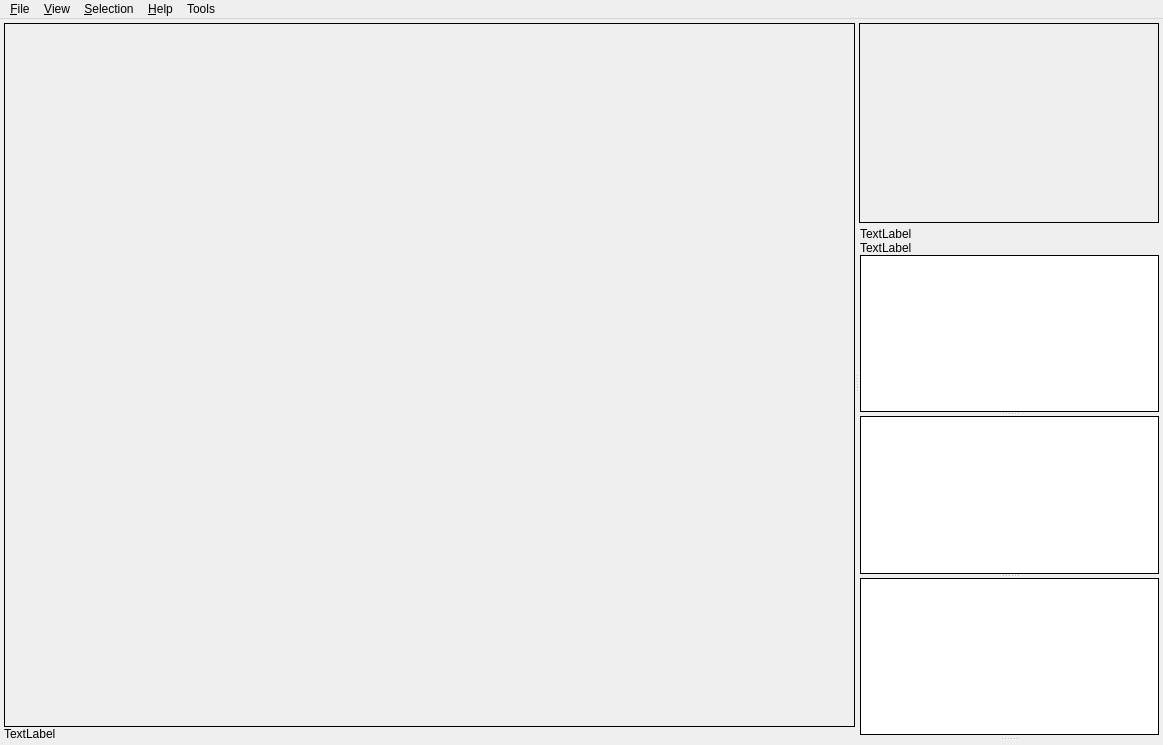
<?xml version="1.0" encoding="UTF-8"?>
<ui version="4.0">
 <class>SaisieQtWindow</class>
 <widget class="QMainWindow" name="SaisieQtWindow">
  <property name="geometry">
   <rect>
    <x>0</x>
    <y>0</y>
    <width>1163</width>
    <height>745</height>
   </rect>
  </property>
  <property name="acceptDrops">
   <bool>true</bool>
  </property>
  <property name="windowTitle">
   <string>Micmac selection tool</string>
  </property>
  <property name="windowIcon">
   <iconset resource="icones/icones.qrc">
    <normaloff>:/MM/Icons/images/icon_32.png</normaloff>:/MM/Icons/images/icon_32.png</iconset>
  </property>
  <property name="styleSheet">
   <string notr="true"/>
  </property>
  <property name="tabShape">
   <enum>QTabWidget::Triangular</enum>
  </property>
  <widget class="QWidget" name="centralWidget">
   <layout class="QHBoxLayout" name="horizontalLayout">
    <property name="leftMargin">
     <number>4</number>
    </property>
    <property name="topMargin">
     <number>4</number>
    </property>
    <property name="rightMargin">
     <number>4</number>
    </property>
    <property name="bottomMargin">
     <number>4</number>
    </property>
    <item>
     <widget class="QSplitter" name="splitter_GLWid_Tools">
      <property name="sizePolicy">
       <sizepolicy hsizetype="Expanding" vsizetype="Preferred">
        <horstretch>0</horstretch>
        <verstretch>0</verstretch>
       </sizepolicy>
      </property>
      <property name="orientation">
       <enum>Qt::Horizontal</enum>
      </property>
      <property name="opaqueResize">
       <bool>false</bool>
      </property>
      <property name="childrenCollapsible">
       <bool>true</bool>
      </property>
      <widget class="QFrame" name="frame_GLWidgets">
       <property name="sizePolicy">
        <sizepolicy hsizetype="Preferred" vsizetype="Preferred">
         <horstretch>1</horstretch>
         <verstretch>0</verstretch>
        </sizepolicy>
       </property>
       <property name="frameShape">
        <enum>QFrame::NoFrame</enum>
       </property>
       <property name="frameShadow">
        <enum>QFrame::Raised</enum>
       </property>
       <layout class="QVBoxLayout" name="verticalLayout_3">
        <property name="spacing">
         <number>0</number>
        </property>
        <property name="leftMargin">
         <number>0</number>
        </property>
        <property name="topMargin">
         <number>0</number>
        </property>
        <property name="rightMargin">
         <number>0</number>
        </property>
        <property name="bottomMargin">
         <number>0</number>
        </property>
        <item>
         <widget class="QFrame" name="QFrame_OpenglLayout">
          <property name="sizePolicy">
           <sizepolicy hsizetype="Preferred" vsizetype="Preferred">
            <horstretch>0</horstretch>
            <verstretch>0</verstretch>
           </sizepolicy>
          </property>
          <property name="acceptDrops">
           <bool>true</bool>
          </property>
          <property name="styleSheet">
           <string notr="true"/>
          </property>
          <property name="frameShape">
           <enum>QFrame::Box</enum>
          </property>
          <property name="lineWidth">
           <number>1</number>
          </property>
          <property name="midLineWidth">
           <number>0</number>
          </property>
         </widget>
        </item>
        <item>
         <widget class="QLabel" name="label_ImagePosition_2">
          <property name="sizePolicy">
           <sizepolicy hsizetype="Minimum" vsizetype="Fixed">
            <horstretch>0</horstretch>
            <verstretch>0</verstretch>
           </sizepolicy>
          </property>
          <property name="minimumSize">
           <size>
            <width>150</width>
            <height>0</height>
           </size>
          </property>
          <property name="text">
           <string>TextLabel</string>
          </property>
         </widget>
        </item>
       </layout>
      </widget>
      <widget class="QSplitter" name="splitter_Tools">
       <property name="sizePolicy">
        <sizepolicy hsizetype="Preferred" vsizetype="Expanding">
         <horstretch>0</horstretch>
         <verstretch>0</verstretch>
        </sizepolicy>
       </property>
       <property name="midLineWidth">
        <number>0</number>
       </property>
       <property name="orientation">
        <enum>Qt::Vertical</enum>
       </property>
       <widget class="QFrame" name="QFrame_Tools">
        <property name="sizePolicy">
         <sizepolicy hsizetype="Preferred" vsizetype="Preferred">
          <horstretch>0</horstretch>
          <verstretch>0</verstretch>
         </sizepolicy>
        </property>
        <property name="frameShape">
         <enum>QFrame::NoFrame</enum>
        </property>
        <property name="frameShadow">
         <enum>QFrame::Raised</enum>
        </property>
        <layout class="QVBoxLayout" name="verticalLayout_4">
         <property name="spacing">
          <number>2</number>
         </property>
         <property name="leftMargin">
          <number>0</number>
         </property>
         <property name="topMargin">
          <number>0</number>
         </property>
         <property name="rightMargin">
          <number>0</number>
         </property>
         <property name="bottomMargin">
          <number>0</number>
         </property>
         <item>
          <widget class="QFrame" name="QFrame_zoom">
           <property name="sizePolicy">
            <sizepolicy hsizetype="Preferred" vsizetype="Preferred">
             <horstretch>0</horstretch>
             <verstretch>0</verstretch>
            </sizepolicy>
           </property>
           <property name="minimumSize">
            <size>
             <width>300</width>
             <height>200</height>
            </size>
           </property>
           <property name="maximumSize">
            <size>
             <width>16777215</width>
             <height>16777215</height>
            </size>
           </property>
           <property name="baseSize">
            <size>
             <width>0</width>
             <height>0</height>
            </size>
           </property>
           <property name="frameShape">
            <enum>QFrame::Box</enum>
           </property>
           <property name="frameShadow">
            <enum>QFrame::Plain</enum>
           </property>
          </widget>
         </item>
         <item>
          <widget class="QFrame" name="frame">
           <property name="frameShape">
            <enum>QFrame::NoFrame</enum>
           </property>
           <property name="frameShadow">
            <enum>QFrame::Plain</enum>
           </property>
           <layout class="QVBoxLayout" name="verticalLayout">
            <property name="spacing">
             <number>0</number>
            </property>
            <property name="leftMargin">
             <number>1</number>
            </property>
            <property name="topMargin">
             <number>2</number>
            </property>
            <property name="rightMargin">
             <number>0</number>
            </property>
            <property name="bottomMargin">
             <number>2</number>
            </property>
            <item>
             <widget class="QLabel" name="label_ImageName">
              <property name="sizePolicy">
               <sizepolicy hsizetype="Minimum" vsizetype="Fixed">
                <horstretch>0</horstretch>
                <verstretch>1</verstretch>
               </sizepolicy>
              </property>
              <property name="minimumSize">
               <size>
                <width>100</width>
                <height>0</height>
               </size>
              </property>
              <property name="frameShape">
               <enum>QFrame::NoFrame</enum>
              </property>
              <property name="text">
               <string>TextLabel</string>
              </property>
              <property name="textFormat">
               <enum>Qt::AutoText</enum>
              </property>
              <property name="wordWrap">
               <bool>false</bool>
              </property>
             </widget>
            </item>
            <item>
             <widget class="QLabel" name="label_ImagePosition_1">
              <property name="sizePolicy">
               <sizepolicy hsizetype="Minimum" vsizetype="Fixed">
                <horstretch>0</horstretch>
                <verstretch>1</verstretch>
               </sizepolicy>
              </property>
              <property name="minimumSize">
               <size>
                <width>100</width>
                <height>0</height>
               </size>
              </property>
              <property name="text">
               <string>TextLabel</string>
              </property>
              <property name="wordWrap">
               <bool>false</bool>
              </property>
             </widget>
            </item>
            <item>
             <widget class="QSplitter" name="splitter">
              <property name="orientation">
               <enum>Qt::Vertical</enum>
              </property>
              <widget class="QTableView" name="tableView_Objects">
               <property name="frameShape">
                <enum>QFrame::Box</enum>
               </property>
               <property name="frameShadow">
                <enum>QFrame::Plain</enum>
               </property>
               <attribute name="horizontalHeaderStretchLastSection">
                <bool>true</bool>
               </attribute>
               <attribute name="verticalHeaderVisible">
                <bool>false</bool>
               </attribute>
              </widget>
              <widget class="QTableView" name="tableView_PG">
               <property name="mouseTracking">
                <bool>false</bool>
               </property>
               <property name="frameShape">
                <enum>QFrame::Box</enum>
               </property>
               <property name="frameShadow">
                <enum>QFrame::Plain</enum>
               </property>
               <property name="gridStyle">
                <enum>Qt::SolidLine</enum>
               </property>
               <attribute name="horizontalHeaderStretchLastSection">
                <bool>true</bool>
               </attribute>
               <attribute name="verticalHeaderVisible">
                <bool>false</bool>
               </attribute>
              </widget>
              <widget class="QTableView" name="tableView_Images">
               <property name="frameShape">
                <enum>QFrame::Box</enum>
               </property>
               <property name="frameShadow">
                <enum>QFrame::Plain</enum>
               </property>
               <attribute name="horizontalHeaderStretchLastSection">
                <bool>true</bool>
               </attribute>
               <attribute name="verticalHeaderVisible">
                <bool>false</bool>
               </attribute>
              </widget>
             </widget>
            </item>
           </layout>
          </widget>
         </item>
        </layout>
       </widget>
       <widget class="QFrame" name="frame_preview3D">
        <property name="sizePolicy">
         <sizepolicy hsizetype="Preferred" vsizetype="Preferred">
          <horstretch>0</horstretch>
          <verstretch>20</verstretch>
         </sizepolicy>
        </property>
        <property name="minimumSize">
         <size>
          <width>0</width>
          <height>0</height>
         </size>
        </property>
        <property name="frameShape">
         <enum>QFrame::Box</enum>
        </property>
        <property name="frameShadow">
         <enum>QFrame::Plain</enum>
        </property>
       </widget>
      </widget>
     </widget>
    </item>
   </layout>
  </widget>
  <widget class="QMenuBar" name="menuBar">
   <property name="enabled">
    <bool>true</bool>
   </property>
   <property name="geometry">
    <rect>
     <x>0</x>
     <y>0</y>
     <width>1163</width>
     <height>21</height>
    </rect>
   </property>
   <property name="mouseTracking">
    <bool>true</bool>
   </property>
   <property name="focusPolicy">
    <enum>Qt::NoFocus</enum>
   </property>
   <property name="contextMenuPolicy">
    <enum>Qt::DefaultContextMenu</enum>
   </property>
   <property name="acceptDrops">
    <bool>true</bool>
   </property>
   <property name="defaultUp">
    <bool>false</bool>
   </property>
   <widget class="QMenu" name="menuSelection">
    <property name="contextMenuPolicy">
     <enum>Qt::DefaultContextMenu</enum>
    </property>
    <property name="tearOffEnabled">
     <bool>false</bool>
    </property>
    <property name="title">
     <string>&amp;Selection</string>
    </property>
    <addaction name="actionToggleMode"/>
    <addaction name="actionAdd"/>
    <addaction name="actionRemove"/>
    <addaction name="actionSelectAll"/>
    <addaction name="actionSelect_none"/>
    <addaction name="actionReset"/>
    <addaction name="actionInvertSelected"/>
    <addaction name="actionUndo"/>
    <addaction name="actionRedo"/>
    <addaction name="separator"/>
   </widget>
   <widget class="QMenu" name="menuFile">
    <property name="title">
     <string>&amp;File</string>
    </property>
    <addaction name="actionLoad_plys"/>
    <addaction name="actionLoad_camera"/>
    <addaction name="actionLoad_image"/>
    <addaction name="actionSettings"/>
    <addaction name="separator"/>
    <addaction name="actionSave_selection"/>
    <addaction name="actionSave_masks"/>
    <addaction name="actionSave_as"/>
    <addaction name="actionClose_all"/>
    <addaction name="actionExit"/>
    <addaction name="actionRecentFiles"/>
   </widget>
   <widget class="QMenu" name="menuView">
    <property name="title">
     <string>&amp;View</string>
    </property>
    <widget class="QMenu" name="menuStandard_views">
     <property name="title">
      <string>Standard views</string>
     </property>
     <addaction name="actionSetViewTop"/>
     <addaction name="actionSetViewFront"/>
     <addaction name="actionSetViewLeft"/>
     <addaction name="actionSetViewBack"/>
     <addaction name="actionSetViewRight"/>
     <addaction name="actionSetViewBottom"/>
    </widget>
    <widget class="QMenu" name="menuZoom">
     <property name="title">
      <string>&amp;Zoom</string>
     </property>
     <addaction name="actionZoom_Moins"/>
     <addaction name="actionZoom_Plus"/>
     <addaction name="actionZoom_fit"/>
     <addaction name="action4_1_400"/>
     <addaction name="action2_1_200"/>
     <addaction name="action1_1_100"/>
     <addaction name="action1_2_50"/>
     <addaction name="action1_4_25"/>
    </widget>
    <addaction name="menuStandard_views"/>
    <addaction name="menuZoom"/>
    <addaction name="actionFullScreen"/>
    <addaction name="actionShow_axis"/>
    <addaction name="actionShow_ball"/>
    <addaction name="actionShow_bbox"/>
    <addaction name="actionShow_grid"/>
    <addaction name="actionShow_cams"/>
    <addaction name="actionShow_messages"/>
    <addaction name="actionShow_names"/>
    <addaction name="actionShow_refuted"/>
    <addaction name="actionReset_view"/>
   </widget>
   <widget class="QMenu" name="menuHelp">
    <property name="title">
     <string>&amp;Help</string>
    </property>
    <addaction name="actionAbout"/>
    <addaction name="actionHelpShortcuts"/>
   </widget>
   <widget class="QMenu" name="menuTools">
    <property name="enabled">
     <bool>true</bool>
    </property>
    <property name="title">
     <string>Tools</string>
    </property>
   </widget>
   <addaction name="menuFile"/>
   <addaction name="menuView"/>
   <addaction name="menuSelection"/>
   <addaction name="menuHelp"/>
   <addaction name="menuTools"/>
  </widget>
  <action name="actionFullScreen">
   <property name="checkable">
    <bool>true</bool>
   </property>
   <property name="text">
    <string>Full screen</string>
   </property>
   <property name="shortcut">
    <string>F2</string>
   </property>
   <property name="shortcutContext">
    <enum>Qt::ApplicationShortcut</enum>
   </property>
  </action>
  <action name="actionHelpShortcuts">
   <property name="text">
    <string>Shortcuts</string>
   </property>
   <property name="toolTip">
    <string>Shortcuts</string>
   </property>
   <property name="shortcut">
    <string>F1</string>
   </property>
   <property name="shortcutContext">
    <enum>Qt::ApplicationShortcut</enum>
   </property>
  </action>
  <action name="actionSetViewFront">
   <property name="checkable">
    <bool>true</bool>
   </property>
   <property name="icon">
    <iconset>
     <normaloff>:/images/ccViewYpos.png</normaloff>:/images/ccViewYpos.png</iconset>
   </property>
   <property name="text">
    <string>Front</string>
   </property>
   <property name="shortcut">
    <string>5</string>
   </property>
   <property name="shortcutContext">
    <enum>Qt::ApplicationShortcut</enum>
   </property>
  </action>
  <action name="actionSetViewBack">
   <property name="checkable">
    <bool>true</bool>
   </property>
   <property name="icon">
    <iconset>
     <normaloff>:/images/ccViewYneg.png</normaloff>:/images/ccViewYneg.png</iconset>
   </property>
   <property name="text">
    <string>Back</string>
   </property>
   <property name="shortcut">
    <string>0</string>
   </property>
   <property name="shortcutContext">
    <enum>Qt::ApplicationShortcut</enum>
   </property>
  </action>
  <action name="actionSetViewLeft">
   <property name="checkable">
    <bool>true</bool>
   </property>
   <property name="icon">
    <iconset>
     <normaloff>:/images/ccViewXpos.png</normaloff>:/images/ccViewXpos.png</iconset>
   </property>
   <property name="text">
    <string>Left</string>
   </property>
   <property name="shortcut">
    <string>4</string>
   </property>
   <property name="shortcutContext">
    <enum>Qt::ApplicationShortcut</enum>
   </property>
  </action>
  <action name="actionSetViewRight">
   <property name="checkable">
    <bool>true</bool>
   </property>
   <property name="icon">
    <iconset>
     <normaloff>:/images/ccViewXneg.png</normaloff>:/images/ccViewXneg.png</iconset>
   </property>
   <property name="text">
    <string>Right</string>
   </property>
   <property name="shortcut">
    <string>6</string>
   </property>
   <property name="shortcutContext">
    <enum>Qt::ApplicationShortcut</enum>
   </property>
  </action>
  <action name="actionSetViewTop">
   <property name="checkable">
    <bool>true</bool>
   </property>
   <property name="icon">
    <iconset>
     <normaloff>:/images/ccViewZpos.png</normaloff>:/images/ccViewZpos.png</iconset>
   </property>
   <property name="text">
    <string>Top</string>
   </property>
   <property name="shortcut">
    <string>8</string>
   </property>
   <property name="shortcutContext">
    <enum>Qt::ApplicationShortcut</enum>
   </property>
  </action>
  <action name="actionSetViewBottom">
   <property name="checkable">
    <bool>true</bool>
   </property>
   <property name="icon">
    <iconset>
     <normaloff>:/images/ccViewZneg.png</normaloff>:/images/ccViewZneg.png</iconset>
   </property>
   <property name="text">
    <string>Bottom</string>
   </property>
   <property name="shortcut">
    <string>2</string>
   </property>
  </action>
  <action name="actionToggleMode">
   <property name="checkable">
    <bool>true</bool>
   </property>
   <property name="checked">
    <bool>false</bool>
   </property>
   <property name="text">
    <string>Points selection</string>
   </property>
   <property name="toolTip">
    <string>Toggle between Points selection mode and standard mode</string>
   </property>
   <property name="shortcut">
    <string>F9</string>
   </property>
   <property name="shortcutContext">
    <enum>Qt::WindowShortcut</enum>
   </property>
  </action>
  <action name="actionSelectAll">
   <property name="checkable">
    <bool>false</bool>
   </property>
   <property name="enabled">
    <bool>true</bool>
   </property>
   <property name="text">
    <string>Select all</string>
   </property>
   <property name="toolTip">
    <string>select all vertex</string>
   </property>
   <property name="shortcut">
    <string>Ctrl+A</string>
   </property>
   <property name="visible">
    <bool>true</bool>
   </property>
   <property name="iconVisibleInMenu">
    <bool>true</bool>
   </property>
  </action>
  <action name="actionLoad_camera">
   <property name="text">
    <string>Open cameras</string>
   </property>
   <property name="shortcut">
    <string>Ctrl+C</string>
   </property>
  </action>
  <action name="actionShow_ball">
   <property name="checkable">
    <bool>true</bool>
   </property>
   <property name="checked">
    <bool>true</bool>
   </property>
   <property name="text">
    <string>Show ball</string>
   </property>
   <property name="shortcut">
    <string>F4</string>
   </property>
  </action>
  <action name="actionShow_axis">
   <property name="checkable">
    <bool>true</bool>
   </property>
   <property name="text">
    <string>Show axis</string>
   </property>
   <property name="shortcut">
    <string>F3</string>
   </property>
  </action>
  <action name="actionShow_messages">
   <property name="checkable">
    <bool>true</bool>
   </property>
   <property name="checked">
    <bool>true</bool>
   </property>
   <property name="text">
    <string>Show messages</string>
   </property>
   <property name="shortcut">
    <string>F8</string>
   </property>
   <property name="shortcutContext">
    <enum>Qt::WindowShortcut</enum>
   </property>
   <property name="autoRepeat">
    <bool>false</bool>
   </property>
  </action>
  <action name="actionShow_cams">
   <property name="checkable">
    <bool>true</bool>
   </property>
   <property name="text">
    <string>Show cams</string>
   </property>
   <property name="shortcut">
    <string>F7</string>
   </property>
  </action>
  <action name="actionAdd">
   <property name="text">
    <string>Add to selection</string>
   </property>
   <property name="toolTip">
    <string>Add points/pixels</string>
   </property>
   <property name="shortcut">
    <string>Space</string>
   </property>
  </action>
  <action name="actionExit">
   <property name="text">
    <string>Exit</string>
   </property>
   <property name="shortcut">
    <string>Ctrl+Q</string>
   </property>
  </action>
  <action name="actionLoad_plys">
   <property name="text">
    <string>Open ply files</string>
   </property>
   <property name="shortcut">
    <string>Ctrl+P</string>
   </property>
  </action>
  <action name="actionSave_selection">
   <property name="text">
    <string>Save selection infos</string>
   </property>
   <property name="shortcut">
    <string>Ctrl+E</string>
   </property>
  </action>
  <action name="actionClose_all">
   <property name="text">
    <string>Close all</string>
   </property>
   <property name="shortcut">
    <string>Ctrl+X</string>
   </property>
  </action>
  <action name="actionSelect_none">
   <property name="text">
    <string>Select none</string>
   </property>
   <property name="shortcut">
    <string>Ctrl+D</string>
   </property>
  </action>
  <action name="actionReset">
   <property name="text">
    <string>Reset selection</string>
   </property>
   <property name="shortcut">
    <string>Ctrl+R</string>
   </property>
  </action>
  <action name="actionInvertSelected">
   <property name="text">
    <string>Invert</string>
   </property>
   <property name="shortcut">
    <string>Ctrl+I</string>
   </property>
  </action>
  <action name="actionRemove">
   <property name="text">
    <string>Delete</string>
   </property>
   <property name="toolTip">
    <string>Remove</string>
   </property>
   <property name="shortcut">
    <string>Del</string>
   </property>
  </action>
  <action name="actionShow_bbox">
   <property name="checkable">
    <bool>true</bool>
   </property>
   <property name="text">
    <string>Show bounding box</string>
   </property>
   <property name="shortcut">
    <string>F5</string>
   </property>
  </action>
  <action name="actionRecentFiles">
   <property name="text">
    <string>Recent files:</string>
   </property>
   <property name="visible">
    <bool>false</bool>
   </property>
   <property name="menuRole">
    <enum>QAction::NoRole</enum>
   </property>
  </action>
  <action name="actionLoad_image">
   <property name="text">
    <string>Open image</string>
   </property>
   <property name="shortcut">
    <string>Ctrl+O</string>
   </property>
  </action>
  <action name="actionSave_masks">
   <property name="text">
    <string>Save masks</string>
   </property>
   <property name="shortcut">
    <string>Ctrl+S</string>
   </property>
  </action>
  <action name="actionSave_as">
   <property name="text">
    <string>Save as</string>
   </property>
   <property name="shortcut">
    <string>Ctrl+Shift+S</string>
   </property>
  </action>
  <action name="actionLoad_image_mask">
   <property name="text">
    <string>Open image + mask</string>
   </property>
   <property name="shortcut">
    <string>Ctrl+Shift+O</string>
   </property>
  </action>
  <action name="actionZoom_Moins">
   <property name="checkable">
    <bool>false</bool>
   </property>
   <property name="text">
    <string>Zoom -</string>
   </property>
  </action>
  <action name="actionZoom_Plus">
   <property name="checkable">
    <bool>false</bool>
   </property>
   <property name="text">
    <string>Zoom +</string>
   </property>
  </action>
  <action name="actionZoom_fit">
   <property name="checkable">
    <bool>false</bool>
   </property>
   <property name="checked">
    <bool>false</bool>
   </property>
   <property name="text">
    <string>Zoom fit</string>
   </property>
   <property name="shortcut">
    <string>9</string>
   </property>
  </action>
  <action name="action4_1_400">
   <property name="checkable">
    <bool>false</bool>
   </property>
   <property name="text">
    <string>4:1 (400%)</string>
   </property>
   <property name="shortcut">
    <string>4</string>
   </property>
  </action>
  <action name="action2_1_200">
   <property name="checkable">
    <bool>false</bool>
   </property>
   <property name="text">
    <string>2:1 (200%)</string>
   </property>
   <property name="shortcut">
    <string>2</string>
   </property>
  </action>
  <action name="action1_1_100">
   <property name="checkable">
    <bool>false</bool>
   </property>
   <property name="text">
    <string>1:1 (100%)</string>
   </property>
   <property name="shortcut">
    <string>1</string>
   </property>
  </action>
  <action name="action1_2_50">
   <property name="checkable">
    <bool>false</bool>
   </property>
   <property name="text">
    <string>1:2 (50%)</string>
   </property>
   <property name="shortcut">
    <string>Ctrl+2</string>
   </property>
  </action>
  <action name="action1_4_25">
   <property name="checkable">
    <bool>false</bool>
   </property>
   <property name="text">
    <string>1:4 (25%)</string>
   </property>
   <property name="shortcut">
    <string>Ctrl+4</string>
   </property>
  </action>
  <action name="actionReset_view">
   <property name="text">
    <string>Reset view</string>
   </property>
   <property name="shortcut">
    <string>Shift+R</string>
   </property>
  </action>
  <action name="actionUndo">
   <property name="text">
    <string>Undo</string>
   </property>
   <property name="shortcut">
    <string>Ctrl+Z</string>
   </property>
  </action>
  <action name="actionAbout">
   <property name="text">
    <string>&amp;About</string>
   </property>
  </action>
  <action name="actionRedo">
   <property name="text">
    <string>Redo</string>
   </property>
   <property name="shortcut">
    <string>Ctrl+Shift+Z</string>
   </property>
  </action>
  <action name="actionSettings">
   <property name="text">
    <string>Settings</string>
   </property>
   <property name="shortcut">
    <string>Ctrl+T</string>
   </property>
  </action>
  <action name="actionShow_names">
   <property name="checkable">
    <bool>true</bool>
   </property>
   <property name="checked">
    <bool>true</bool>
   </property>
   <property name="text">
    <string>Show names</string>
   </property>
   <property name="shortcut">
    <string>Ctrl+N</string>
   </property>
  </action>
  <action name="actionShow_refuted">
   <property name="checkable">
    <bool>true</bool>
   </property>
   <property name="checked">
    <bool>true</bool>
   </property>
   <property name="text">
    <string>Show refuted</string>
   </property>
   <property name="shortcut">
    <string>Ctrl+R</string>
   </property>
  </action>
  <action name="actionShow_grid">
   <property name="checkable">
    <bool>true</bool>
   </property>
   <property name="checked">
    <bool>true</bool>
   </property>
   <property name="text">
    <string>Show grid</string>
   </property>
   <property name="shortcut">
    <string>F6</string>
   </property>
  </action>
 </widget>
 <layoutdefault spacing="6" margin="11"/>
 <resources>
  <include location="icones/icones.qrc"/>
 </resources>
 <connections>
  <connection>
   <sender>actionExit</sender>
   <signal>triggered()</signal>
   <receiver>SaisieQtWindow</receiver>
   <slot>close()</slot>
   <hints>
    <hint type="sourcelabel">
     <x>-1</x>
     <y>-1</y>
    </hint>
    <hint type="destinationlabel">
     <x>399</x>
     <y>299</y>
    </hint>
   </hints>
  </connection>
 </connections>
</ui>
